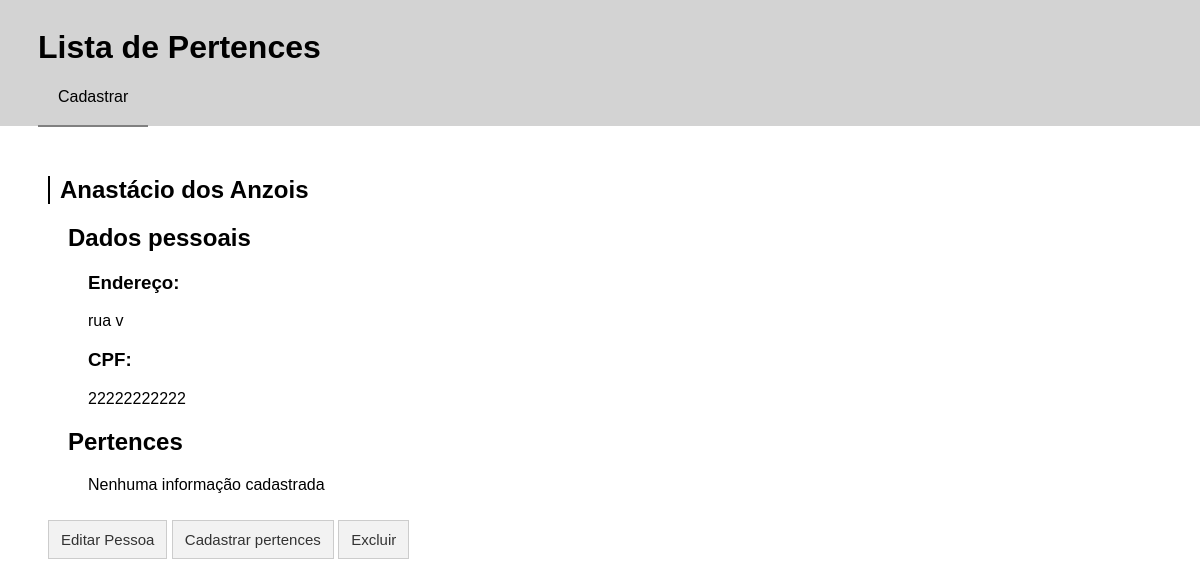
Page /pessoa/10/ on the committed database.
### crud_app/models.py (models this page shows, shortened)
class Pessoa(models.Model):
    nome_pessoa = models.CharField(max_length=45)
    endereco = models.CharField(max_length=100)
    cpf = models.CharField(max_length=15)

### crud_app/views.py (the view)
# urls.py: url(r'^pessoa/(?P<pk>[0-9]+)/$', views.detalhes, name='detalhes'),
def detalhes(request, pk):
    pessoa = get_object_or_404(Pessoa, pk=pk)
    if Pertence.objects.filter(pessoa_fk=pk).exists():
        pertences = Pertence.objects.filter(pessoa_fk=pk).order_by('nome_pertence')
    else:
        pertences = 'Nenhuma informação cadastrada'
    return render(request, 'crud_app/detalhes.html', {'pessoa': pessoa, 'pertences': pertences})

### crud_app/templates/crud_app/detalhes.html (shortened to what this page needs)
{% extends 'crud_app/base.html' %}
{% block conteudo %}
    <h2 class="titulo">{{ pessoa.nome_pessoa }}</h2>
    <div class="informacoes">
        <h2>Dados pessoais</h2>
        <div class="dados_pessoais">
            <h3>Endereço:</h3> <p>{{ pessoa.endereco }}</p>
            <h3>CPF:</h3> <p>{{ pessoa.cpf }}</p>
        </div>
        <h2>Pertences</h2>
        <div class="informacoes_pertences">
            <table class="detalhes">
                <tr>
                    {% if pertences.count > 0 %}
                        {% for p in pertences %}
                            <td>
                                <h3>Nome:</h3><p>{{ p.nome_pertence }}</p>
                                <h3>Descrição</h3><p>{{ p.descricao|linebreaksbr }}</p>
                                <h6>({{ p.data_criacao }})</h6>
                            </td>
                        {% endfor %}
                    {% else %}
                        <p>{{ pertences }}</p>
                    {% endif %}
                </tr>
            </table>
        </div>
    </div>
    <button id="id_botao_editar" class="botao" onclick="window.location.href='{% url 'editarPessoa' pk=pessoa.pk %}'">
        Editar Pessoa
    </button>
    <button class="botao" onclick="window.location.href='{% url 'cadastrarPertences' pk=pessoa.pk %}'">
        Cadastrar pertences
    </button>
    <button id="id_botao_excluir" class="botao" onclick="confirmacao()">
        Excluir
    </button>
{% endblock %}

### crud_app/static/css/crud_app.css (style rules this page uses)
html { position: relative; min-height: 100%; }
body { font-family: sans-serif; }
button.botao { display:inline-block; padding:10px 12px; margin: 30px 0px 30px 0px; border:1px solid #ccc; background-color:#f2f2f2; color:#333; font:15px arial, sans-serif; }
h2.titulo { border-left: 2px solid black; padding-left: 10px; animation-duration: 2s; animation-name: borda_desliza; }
div.informacoes, .dados_pessoais , .informacoes_pertences, .lista_pessoas { margin-bottom: 0px; padding-left: 20px; animation-duration: 1s; animation-name: entra_opacidade; }
table.detalhes { text-align: justify; display: table; margin-top: -20px; }

### rows in the picture
Pessoa: nome_pessoa "Anastácio dos Anzois", endereco "rua v", cpf "22222222222"

### other values in the picture
{{ pertences }} "Nenhuma informação cadastrada"
